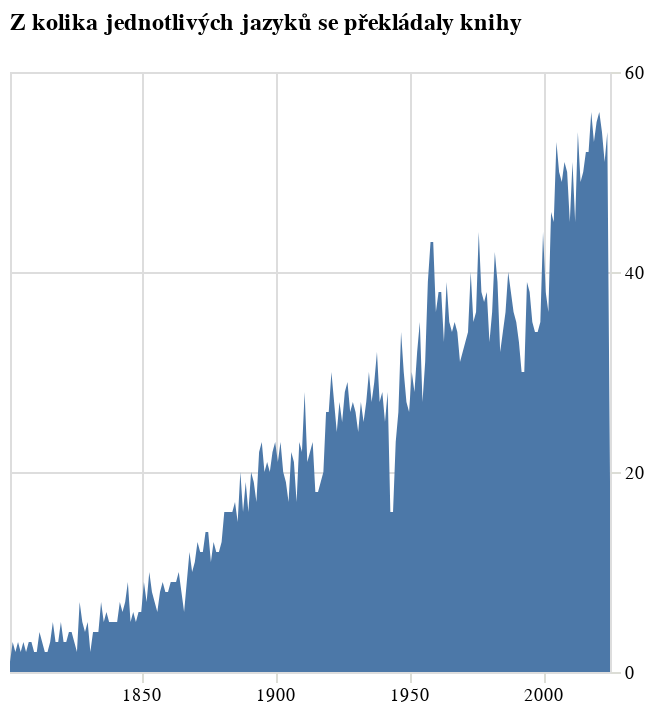

Write notebook code for a chart like this one.
### Code cell
alt.Chart(alt_friendly(rocni_pocty), width=300,
         title=["Z kolika jednotlivých jazyků se překládaly knihy"]
         ).mark_area().encode(
    alt.X("rok:T", axis=alt.Axis(domainOpacity=0, tickCount=4, tickColor='#DCDDD6'), title=None),
    alt.Y("041_h", axis=alt.Axis(orient='right', tickCount=4, domainOpacity=0, tickColor='#DCDDD6'), title=None)
)

### Figure 1 — Vega-Lite specification as saved in the notebook (floating-point values rounded to 4 significant figures; data arrays with more than 128 entries replaced by an {"elided": "..."} marker saying what was removed)
{"config": {"title": {"font": "Noticia Text", "fontSize": 12, "anchor": "start", "lineHeight": 19, "fontWeight": "bolder", "subtitleFont": "Noticia Text", "subtitleFontSize": 10, "subtitleLineHeight": 15, "subtitlePadding": 10, "dy": -10}, "axis": {"labelFont": "Asap", "titleFont": "Asap", "fontWeight": "lighter", "titleFontWeight": "lighter", "labelFontSize": 9, "titleFontSize": 9, "labelPadding": 2, "titlePadding": 9, "domainOpacity": 0, "tickColor": "#DCDDD6"}, "legend": {"labelFont": "Asap", "labelFontWeight": "normal", "titleFont": "Asap", "titleFontWeight": "normal", "labelFontSize": 9, "titleFontSize": 9}}, "data": {"name": "data-ce64c99bb9869860110ce23b9f3cd04e"}, "mark": {"type": "area"}, "encoding": {"x": {"axis": {"domainOpacity": 0, "tickColor": "#DCDDD6", "tickCount": 4}, "field": "rok", "title": null, "type": "temporal"}, "y": {"axis": {"domainOpacity": 0, "orient": "right", "tickColor": "#DCDDD6", "tickCount": 4}, "field": "041_h", "title": null, "type": "quantitative"}}, "title": ["Z kolika jednotlivých jazyků se překládaly knihy"], "width": 300, "$schema": "https://vega.github.io/schema/vega-lite/v5.8.0.json", "datasets": {"data-ce64c99bb9869860110ce23b9f3cd04e": {"elided": "225 records"}}}
